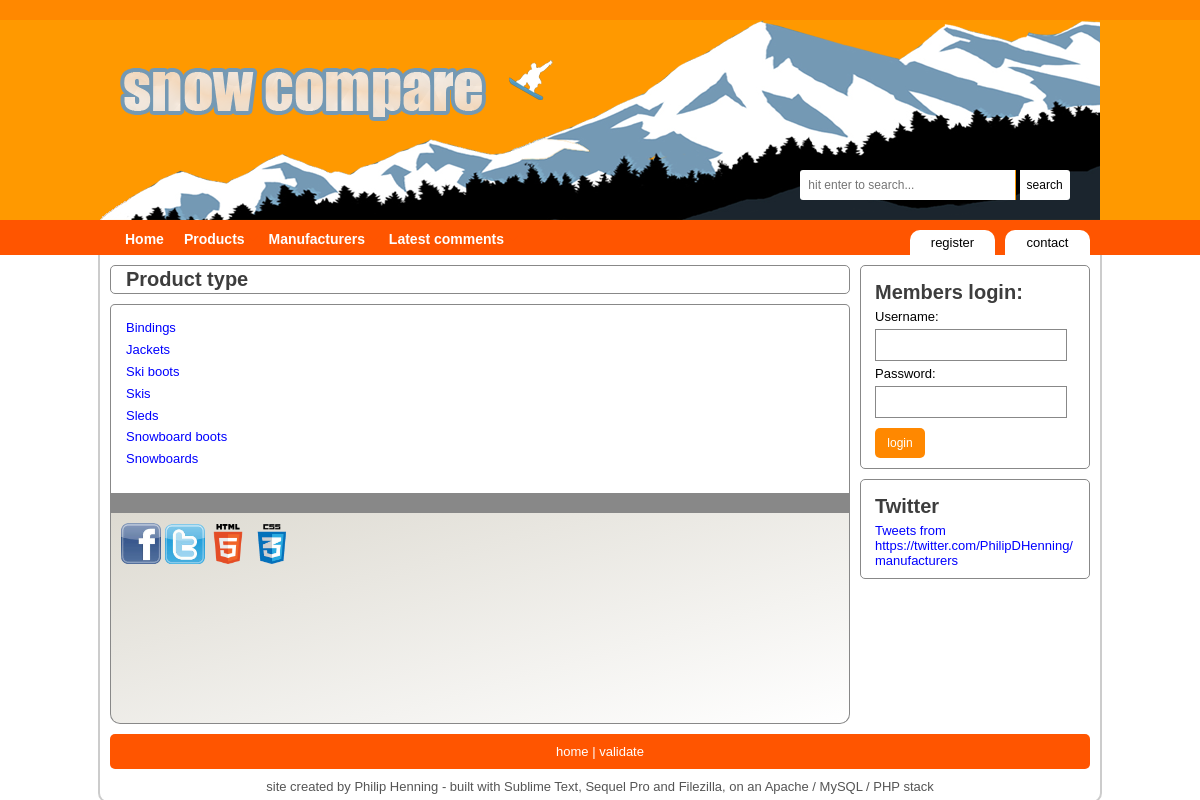
The app's page /pages/search/type.php with its own data.
### tables this page shows
CREATE TABLE `wd_type` (
  `id` SMALLINT(6) NOT NULL,
  `name` VARCHAR(50) NOT NULL,
  `description` TEXT,
  PRIMARY KEY (`id`)
);

### pages/search/type.php (the view, shortened to what this page needs)
<?php
	$path = "../../";
	include($path."assets/includes/php_header.php");
	include($path."assets/includes/header.php");
	if (isset($_GET['type']))
		{
			$type = $_GET['type'];
			$description_query = "SELECT description
	         					FROM wd_type
	         					WHERE wd_type.name = '".$type."'
	         					LIMIT 1";
			$query = "SELECT wd_product.id AS product_id, wd_product.name AS product_name, wd_product.manufacturer_id AS manufacturer_id,year, price, wd_product.description AS product_description, manufacturer, image, wd_type.name AS type_name
					FROM wd_product
					LEFT JOIN wd_type ON wd_product.type_id = wd_type.id
					LEFT JOIN wd_manufacturer ON wd_product.manufacturer_id = wd_manufacturer.id
					WHERE wd_type.name = '".$type."'
					ORDER BY manufacturer";
			echo "<h2>".$type."</h2>";
         	$description_result = mysqli_query($connection, $description_query);
         	if(mysqli_num_rows($description_result) > 0)
        		{
		         	while($description_row = mysqli_fetch_array($description_result, MYSQLI_ASSOC))
						{
							echo "<p class='description'>".$description_row['description']."</p>";
						}
				}
			$result = mysqli_query($connection, $query);
		    if (mysqli_num_rows($result) > 0)
		        {
	        	$result_count = mysqli_num_rows($result);
	        	if(mysqli_num_rows($result) == 1)
	        		{
	        			$result_text = " product";
	        		}
	        	else
	        		{
	        			$result_text = " products";
	        		}
	         	echo "<h4>".$result_count." matching ".$result_text." found</h4>";
				while($row = mysqli_fetch_array($result, MYSQLI_ASSOC))
					{
						echo "<div class='results'>";
						$image_query = "SELECT name, location
										FROM wd_product, wd_product_image
										WHERE wd_product.id = wd_product_image.product_id
										AND wd_product.id = '".$row['product_id']."'
										LIMIT 1";
						$image_result = mysqli_query($connection, $image_query);
						if(mysqli_num_rows($image_result) > 0)
							{
								while($image_row = mysqli_fetch_array($image_result, MYSQLI_ASSOC))
									{
										echo "<a href='product.php?product_id=".$row['product_id']."&amp;manufacturer_id=".$row['manufacturer_id']."'><img src='".$path."/assets/".$image_row['location']."' alt='product' /></a>";
									}
							}
						echo "<a href='manufacturer.php?manufacturer=".$row['manufacturer']."'><img class='logo' src='".$path."/assets/".$row['image']."' alt='image' /></a>
							<h4>".$row['manufacturer']." - ".$row['product_name']."</h4>
							<span class='xs'>Name:</span><a href='product.php?product_id=".$row['product_id']."&amp;manufacturer_id=".$row['manufacturer_id']."'>".$row['product_name']."</a><br />
							<span class='xs'>Model:</span>".$row['product_id']."<br />
							<span class='xs'>Manufacturer:</span><a href='manufacturer.php?manufacturer=".$row['manufacturer']."'>".$row['manufacturer']."</a><br />
							<span class='xs'>Year:</span>".$row['year']."<br />
							<span class='xs'>Price:</span>&#163;".$row['price']."<br />
							<span class='xs'>Description:</span><span class='m'>".substr($row['product_description'],0,200)."... </span>
							</div>";
					}
				}
		    else
		    	{
		    		echo "<h4>Sorry, there are currently no products in this section</h4>";
		    	}
		}
	else
		{
			$query = "SELECT * FROM wd_type ORDER BY name";
			$result = mysqli_query($connection, $query);
		    if (mysqli_num_rows($result) > 0)
		        {
					while($row = mysqli_fetch_array($result, MYSQLI_ASSOC))
						{
							echo "<p><a href='type.php?type=".$row['name']."'>".$row['name']."</a></p>";
						}
		    	}
		}
	include($path."assets/includes/login.php");
	include($path."assets/includes/footer.php");
?>

### assets/css/general.css (style rules this page uses)
* { margin: 0; padding:0; font-family: Tahoma, Geneva, sans-serif; font-size: 13px; border-color: #888888; }
a:link, a:active, a:visited { text-decoration: none; color: blue; }
p { margin: 5px; color: #555555; }

### records on screen
wd_type: name "Bindings"
wd_type: name "Jackets"
wd_type: name "Ski boots"
wd_type: name "Skis"
wd_type: name "Sleds"
wd_type: name "Snowboard boots"
wd_type: name "Snowboards"

### other values on screen
$page_title "Product type"
